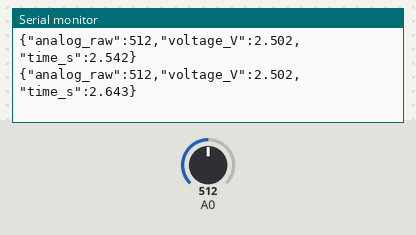
Simulated run of this sketch. Board: Arduino Uno, built with avr-gcc and run on an emulated ATmega328P. Parts: the last lines printed to the serial monitor. The test bench sets the inputs (shaded band); at power-on: A0 = 512.

Above: at 2.7 s.
2.8 s: A0 set to 983
At 2.85 s:
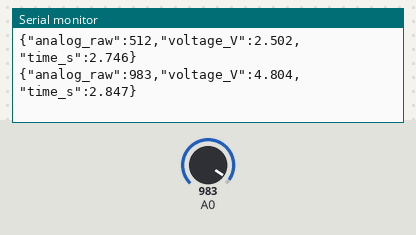
5.8 s: A0 set to 1008
At 5.8 s:
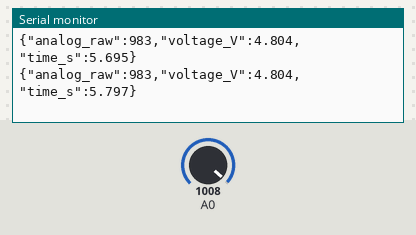
Timing chart, 0 to 8.8 s (numbered marks = the images above; inputs shaded):
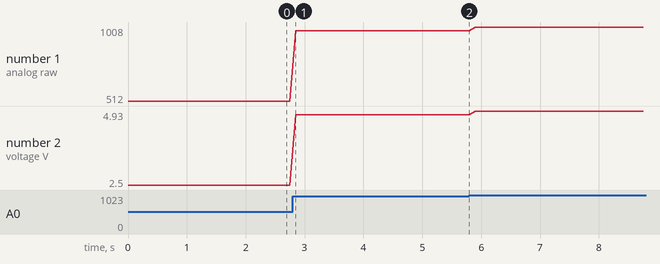

Measured:
- after the input at 2.8 s, the serial monitor: prints a new line after 0.05 s (image 1)
- plotted number 1: 512 → 983 after the input at 2.8 s
- plotted number 2: 2.5 → 4.8 after the input at 2.8 s

The sketch:

arduino_json.ino
```cpp
// EngiBench OpenLab - Arduino JSON telemetry example
// Sends three named channels at 10 Hz using only the Arduino core.

void setup() {
  Serial.begin(115200);
}

void loop() {
  const float t = millis() / 1000.0;
  const float sensor = analogRead(A0);
  const float voltage = sensor * (5.0 / 1023.0);

  Serial.print("{\"analog_raw\":");
  Serial.print(sensor, 0);
  Serial.print(",\"voltage_V\":");
  Serial.print(voltage, 3);
  Serial.print(",\"time_s\":");
  Serial.print(t, 3);
  Serial.println("}");

  delay(100);
}
```
